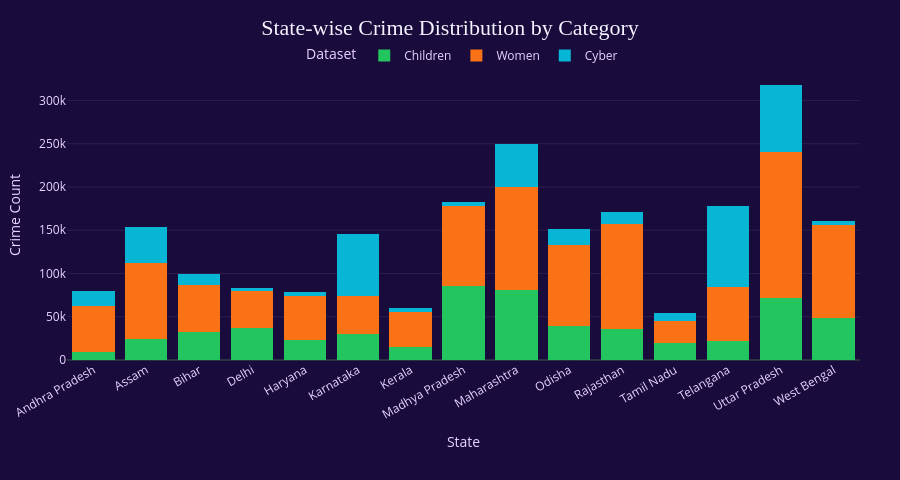

Here is the notebook cell this chart was saved with:
### Code cell
# --- DATA PREP ---
state_df = (
    dff[dff["Dataset"] != "IPC"]   # ❌ remove IPC
    .groupby(["State", "Dataset"])["Value"]
    .sum()
    .reset_index()
)

# Optional: limit to top 15 states for clarity
top_states = (
    state_df.groupby("State")["Value"]
    .sum()
    .nlargest(15)
    .index
)

state_df = state_df[state_df["State"].isin(top_states)]

# --- CATEGORY ORDER ---
category_order = ["Children", "Women", "Cyber"]

# --- PLOT ---
fig4 = px.bar(
    state_df,
    x="State",
    y="Value",
    color="Dataset",
    title="State-wise Crime Distribution by Category",
    category_orders={"Dataset": category_order},

    color_discrete_map={
        "Children": "#22c55e",  # green
        "Women": "#f97316",     # orange
        "Cyber": "#06b6d4"      # cyan
    }
)

# --- LAYOUT ---
fig4.update_layout(
    template="plotly_dark",
    paper_bgcolor="#1a0b3d",
    plot_bgcolor="#1a0b3d",

    barmode="stack",

    title=dict(
        x=0.5,
        xanchor="center",
        font=dict(
            size=22,
            color="#f5f3ff",
            family="Arial Black"
        )
    ),

    height=480,
    margin=dict(l=60, r=40, t=70, b=120),

    xaxis=dict(
        title="State",
        tickangle=-30,
        showgrid=False,
        tickfont=dict(color="#e9d5ff"),
        title_font=dict(color="#e9d5ff")
    ),

    yaxis=dict(
        title="Crime Count",
        showgrid=True,
        gridcolor="rgba(255,255,255,0.08)",
        tickfont=dict(color="#e9d5ff"),
        title_font=dict(color="#e9d5ff")
    ),

    legend=dict(
        orientation="h",
        y=1.1,
        x=0.5,
        xanchor="center",
        font=dict(size=12)
    ),

    font=dict(color="#e9d5ff")
)

# --- CLEAN BARS ---
fig4.update_traces(marker_line_width=0)

fig4.show()

### Figure 1 — Plotly figure (JSON) as saved in the notebook; plotly's stock layout.template omitted (floating-point values rounded to 4 significant figures)
{"data": [{"hovertemplate": "Dataset=Children<br>State=%{x}<br>Value=%{y}<extra></extra>", "legendgroup": "Children", "marker": {"color": "#22c55e", "line": {"width": 0}, "pattern": {"shape": ""}}, "name": "Children", "orientation": "v", "showlegend": true, "textposition": "auto", "type": "bar", "x": ["Andhra Pradesh", "Assam", "Bihar", "Delhi", "Haryana", "Karnataka", "Kerala", "Madhya Pradesh", "Maharashtra", "Odisha", "Rajasthan", "Tamil Nadu", "Telangana", "Uttar Pradesh", "West Bengal"], "xaxis": "x", "y": [9699.0, 24450.0, 32740.0, 37080.0, 23490.0, 30260.0, 14940.0, 85440.0, 81160.0, 39440.0, 35390.0, 19260.0, 22360.0, 72100.0, 48000.0], "yaxis": "y"}, {"hovertemplate": "Dataset=Women<br>State=%{x}<br>Value=%{y}<extra></extra>", "legendgroup": "Women", "marker": {"color": "#f97316", "line": {"width": 0}, "pattern": {"shape": ""}}, "name": "Women", "orientation": "v", "showlegend": true, "textposition": "auto", "type": "bar", "x": ["Andhra Pradesh", "Assam", "Bihar", "Delhi", "Haryana", "Karnataka", "Kerala", "Madhya Pradesh", "Maharashtra", "Odisha", "Rajasthan", "Tamil Nadu", "Telangana", "Uttar Pradesh", "West Bengal"], "xaxis": "x", "y": [53250.0, 87120.0, 53850.0, 42810.0, 49960.0, 43400.0, 40610.0, 92000.0, 118600.0, 94050.0, 122200.0, 25500.0, 62590.0, 168200.0, 107600.0], "yaxis": "y"}, {"hovertemplate": "Dataset=Cyber<br>State=%{x}<br>Value=%{y}<extra></extra>", "legendgroup": "Cyber", "marker": {"color": "#06b6d4", "line": {"width": 0}, "pattern": {"shape": ""}}, "name": "Cyber", "orientation": "v", "showlegend": true, "textposition": "auto", "type": "bar", "x": ["Andhra Pradesh", "Assam", "Bihar", "Delhi", "Haryana", "Karnataka", "Kerala", "Madhya Pradesh", "Maharashtra", "Odisha", "Rajasthan", "Tamil Nadu", "Telangana", "Uttar Pradesh", "West Bengal"], "xaxis": "x", "y": [16740.0, 42550.0, 12710.0, 2772.0, 5328.0, 72560.0, 5073.0, 5124.0, 49750.0, 17490.0, 13400.0, 9495.0, 92690.0, 78160.0, 4668.0], "yaxis": "y"}], "layout": {"barmode": "stack", "font": {"color": "#e9d5ff"}, "height": 480, "legend": {"font": {"size": 12}, "orientation": "h", "title": {"text": "Dataset"}, "tracegroupgap": 0, "x": 0.5, "xanchor": "center", "y": 1.1}, "margin": {"b": 120, "l": 60, "r": 40, "t": 70}, "paper_bgcolor": "#1a0b3d", "plot_bgcolor": "#1a0b3d", "title": {"font": {"color": "#f5f3ff", "family": "Arial Black", "size": 22}, "text": "State-wise Crime Distribution by Category", "x": 0.5, "xanchor": "center"}, "xaxis": {"anchor": "y", "domain": [0, 1], "showgrid": false, "tickangle": -30, "tickfont": {"color": "#e9d5ff"}, "title": {"font": {"color": "#e9d5ff"}, "text": "State"}}, "yaxis": {"anchor": "x", "domain": [0, 1], "gridcolor": "rgba(255,255,255,0.08)", "showgrid": true, "tickfont": {"color": "#e9d5ff"}, "title": {"font": {"color": "#e9d5ff"}, "text": "Crime Count"}}}}
